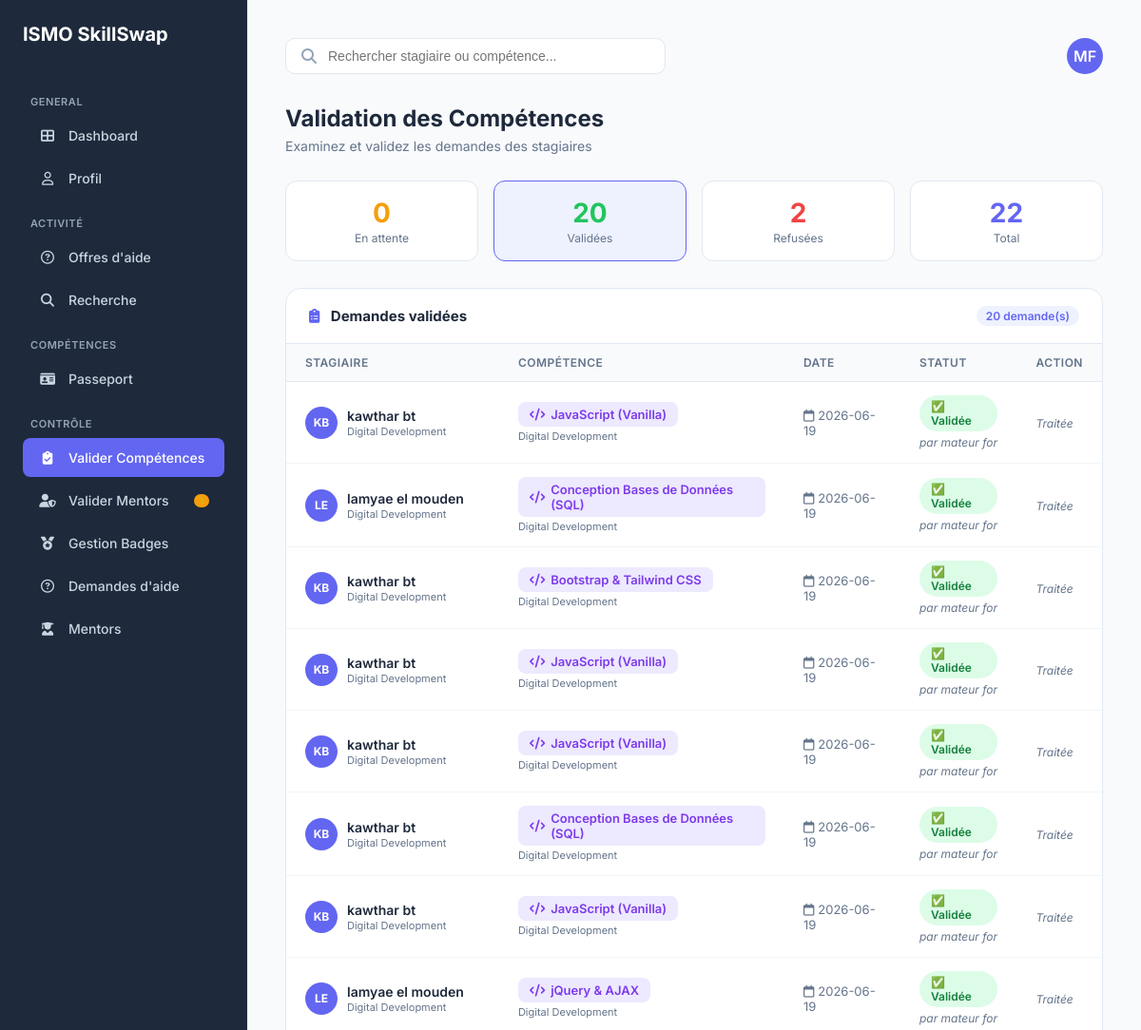
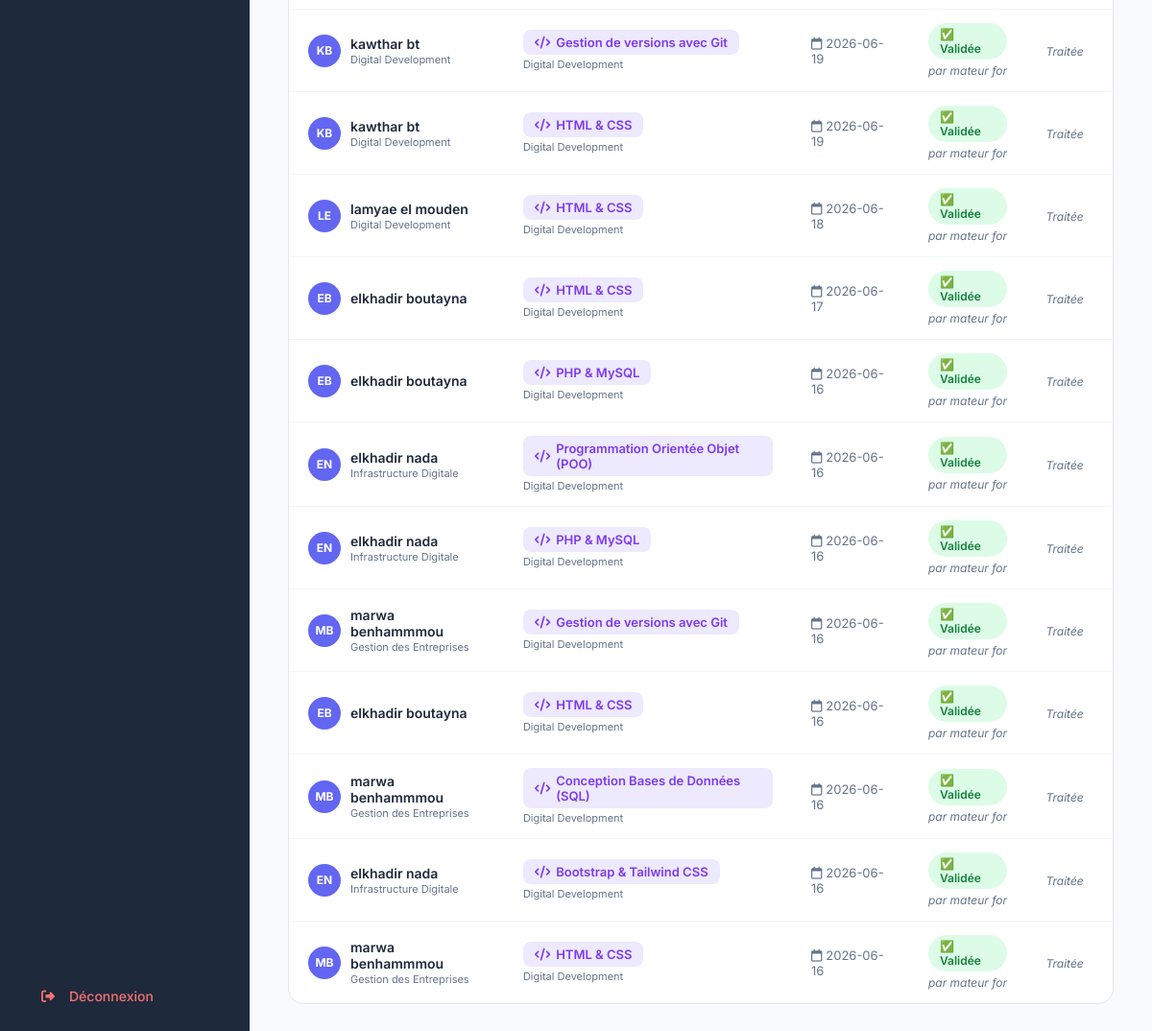
Page /validation_competence.php?filter=valide (signed in) on the committed database (2 pictures, top to bottom).
### tables this page shows
CREATE TABLE `utilisateur` (
  `id_utilisateur` int NOT NULL,
  `nom_uti` varchar(50) DEFAULT NULL,
  `prenom_uti` varchar(50) DEFAULT NULL,
  `email_uti` varchar(100) DEFAULT NULL,
  `pwd_uti` varchar(255) DEFAULT NULL,
  `role` enum('stagiaire','formateur','admin') DEFAULT NULL,
  `photo` varchar(255) DEFAULT 'default.png',
  `is_verified` tinyint(1) DEFAULT '0'
);

CREATE TABLE `validation` (
  `id_validation` int NOT NULL,
  `date_validation` date DEFAULT NULL,
  `etat_validation` enum('en_attente','valide','refuse') DEFAULT 'en_attente',
  `id_comp` int DEFAULT NULL,
  `id_stagiaire` int DEFAULT NULL,
  `id_formateur` int DEFAULT NULL,
  `commentaire_refus` text
);

CREATE TABLE `stagiaire` (
  `id_utilisateur` int NOT NULL,
  `cef` varchar(50) DEFAULT NULL,
  `filiere` varchar(50) DEFAULT NULL,
  `score_global` int DEFAULT '0',
  `disponibilite` tinyint(1) DEFAULT '1',
  `id_passeport` int DEFAULT NULL
);

CREATE TABLE `competence` (
  `id_comp` int NOT NULL,
  `nom_comp` varchar(100) DEFAULT NULL,
  `categorie` varchar(50) DEFAULT NULL
);

### validation_competence.php (the view, shortened to what this page needs)
<?php
$user_role = $_SESSION['user_role'];
require_once 'config.php';
$statMentorsPend= $pdo->query("SELECT COUNT(*) FROM demande_mentorat WHERE statut = 'en_attente' AND (message_demande IS NULL OR message_demande = '')")->fetchColumn();
$userId   = $_SESSION['user_id'];
$userRole = $_SESSION['user_role'];
$queryUser = $pdo->prepare("SELECT prenom_uti, nom_uti FROM utilisateur WHERE id_utilisateur = :id");
$queryUser->execute(['id' => $userId]);
$user     = $queryUser->fetch();
$initials = $user ? strtoupper(substr($user['prenom_uti'], 0, 1) . substr($user['nom_uti'], 0, 1)) : "FO";
$dashboard_link = $userRole === 'formateur' ? "dashboard_formateur.php" : "dashboard_admin.php";
$filter = $_GET['filter'] ?? 'en_attente';
$whereClause = $filter !== 'tous' ? "WHERE v.etat_validation = :etat" : "WHERE 1=1";
$params = $filter !== 'tous' ? ['etat' => $filter] : [];
$stmt = $pdo->prepare(
    "SELECT v.id_validation, v.etat_validation, v.date_validation,
            c.nom_comp, c.categorie,
            u.prenom_uti, u.nom_uti, u.id_utilisateur AS id_stagiaire,
            s.filiere,
            f.prenom_uti AS formateur_prenom, f.nom_uti AS formateur_nom
     FROM validation v
     JOIN competence c  ON v.id_comp       = c.id_comp
     JOIN utilisateur u ON v.id_stagiaire  = u.id_utilisateur
     JOIN stagiaire s   ON v.id_stagiaire  = s.id_utilisateur
     LEFT JOIN utilisateur f ON v.id_formateur = f.id_utilisateur
     $whereClause
     ORDER BY v.date_validation DESC"
);
$stmt->execute($params);
$demandes = $stmt->fetchAll(PDO::FETCH_ASSOC);
$stmtStats = $pdo->query("SELECT etat_validation, COUNT(*) as nb FROM validation GROUP BY etat_validation");
$stats_raw = $stmtStats->fetchAll(PDO::FETCH_ASSOC);
$stats = ['en_attente' => 0, 'valide' => 0, 'refuse' => 0];
foreach ($stats_raw as $s) { $stats[$s['etat_validation']] = $s['nb']; }
?>
<!DOCTYPE html>
<html lang="fr">
<head>
    <link rel="stylesheet" href="https://cdnjs.cloudflare.com/ajax/libs/font-awesome/6.4.0/css/all.min.css">
</head>
<body>
<aside class="sidebar">
    <h1>ISMO SkillSwap</h1>
    <p class="menu-title">GENERAL</p>
    <nav>
        <a href="<?php echo $dashboard_link; ?>" class="menu-item"><i class="fas fa-th-large"></i> <span>Dashboard</span></a>
        <a href="profil.php" class="menu-item "><i class="far fa-user"></i> <span>Profil</span></a>
        <?php if (in_array($user_role, ['stagiaire', 'formateur'])): ?>
        <p class="menu-title">ACTIVITÉ</p>
        <a href="demandes_aide.php" class="menu-item"><i class="far fa-question-circle"></i>
            <span><?php echo $user_role === 'formateur' ? "Offres d'aide" : "Demandes d'aide"; ?></span>
        </a>
        <a href="recherche.php" class="menu-item"><i class="fas fa-search"></i> <span>Recherche</span></a>
        <p class="menu-title">COMPÉTENCES</p>
        <a href="passport.php"   class="menu-item"><i class="fas fa-id-card"></i> <span>Passeport</span></a>
        <?php endif; ?>
        <?php if (in_array($user_role, ['admin', 'formateur'])): ?>
        <p class="menu-title">CONTRÔLE</p>
        <a href="validation_competence.php" class="menu-item active"><i class="fas fa-clipboard-check"></i> <span>Valider Compétences</span>
        </a>
        <a href="validation_mentors.php"    class="menu-item"><i class="fas fa-user-shield"></i>     <span>Valider Mentors </span>
            <?php if ($statMentorsPend > 0): ?><span class="notif-dot"><?php echo $statMentorsPend; ?></span><?php endif; ?>
        </a>        <a href="gestion_badges.php" class="menu-item"><i class="fas fa-medal"></i>            <span>Gestion Badges</span></a>
        <a href="demandes_aide.php"  class="menu-item"><i class="far fa-question-circle"></i>  <span>Demandes d'aide</span></a>
        <a href="Mentors.php" class="menu-item"><i class="fas fa-user-graduate"></i>    <span>Mentors</span></a>
        <?php endif; ?>
    </nav>
    <div style="margin-top:auto;">
        <a href="logout.php" class="menu-item" style="color:#f87171;"><i class="fas fa-sign-out-alt"></i> <span>Déconnexion</span></a>
    </div>
</aside>
<main class="main">
    <header>
        <div class="search-box">
            <i class="fas fa-search" style="color:#94a3b8;"></i>
            <input type="text" id="searchInput" placeholder="Rechercher stagiaire ou compétence...">
        </div>
        <a href="profil.php" class="avatar-top"><?php echo $initials; ?></a>
    </header>
    <h1 class="page-title">Validation des Compétences</h1>
    <p class="page-sub">Examinez et validez les demandes des stagiaires</p>
    <div class="stats-bar">
        <a href="?filter=en_attente" class="stat-box <?php echo $filter === 'en_attente' ? 'active-filter' : ''; ?>">
            <div class="stat-num pending"><?php echo $stats['en_attente']; ?></div>
            <div class="stat-label">En attente</div>
        </a>
        <a href="?filter=valide" class="stat-box <?php echo $filter === 'valide' ? 'active-filter' : ''; ?>">
            <div class="stat-num valide"><?php echo $stats['valide']; ?></div>
            <div class="stat-label">Validées</div>
        </a>
        <a href="?filter=refuse" class="stat-box <?php echo $filter === 'refuse' ? 'active-filter' : ''; ?>">
            <div class="stat-num refuse"><?php echo $stats['refuse']; ?></div>
            <div class="stat-label">Refusées</div>
        </a>
        <a href="?filter=tous" class="stat-box <?php echo $filter === 'tous' ? 'active-filter' : ''; ?>">
            <div class="stat-num tous"><?php echo array_sum($stats); ?></div>
            <div class="stat-label">Total</div>
        </a>
    </div>
    <div class="table-card">
        <div class="table-header">
            <h3><i class="fas fa-clipboard-list" style="margin-right:8px; color:var(--primary);"></i>
                <?php
                $labels = ['en_attente' => 'Demandes en attente', 'valide' => 'Demandes validées', 'refuse' => 'Demandes refusées', 'tous' => 'Toutes les demandes'];
                echo $labels[$filter];
                ?>
            </h3>
            <span class="count-badge"><?php echo count($demandes); ?> demande(s)</span>
        </div>
        <?php if (empty($demandes)): ?>
            <div class="empty-state">
                <i class="fas fa-clipboard-check"></i>
                <p>Aucune demande <?php echo $filter !== 'tous' ? '"' . $filter . '"' : ''; ?> pour le moment.</p>
            </div>
        <?php else: ?>
        <table id="demandesTable">
            <thead>
                <tr>
                    <th>Stagiaire</th>
                    <th>Compétence</th>
                    <th>Date</th>
                    <th>Statut</th>
                    <th>Action</th>
                </tr>
            </thead>
            <tbody>
                <?php foreach ($demandes as $d):
                    $etat = $d['etat_validation'];
                    $stagInitials = strtoupper(substr($d['prenom_uti'], 0, 1) . substr($d['nom_uti'], 0, 1));
                    $etatLabels = ['en_attente' => '⏳ En attente', 'valide' => '✅ Validée', 'refuse' => '❌ Refusée'];
                ?>
                <tr class="demande-row"
                    data-name="<?php echo strtolower($d['prenom_uti'] . ' ' . $d['nom_uti']); ?>"
                    data-comp="<?php echo strtolower($d['nom_comp']); ?>">
                    <td>
                        <div class="stagiaire-info">
                            <div class="avatar-sm"><?php echo $stagInitials; ?></div>
                            <div>
                                <div class="stag-name"><?php echo htmlspecialchars($d['prenom_uti'] . ' ' . $d['nom_uti']); ?></div>
                                <div class="stag-filiere"><?php echo htmlspecialchars($d['filiere'] ?? ''); ?></div>
                            </div>
                        </div>
                    </td>
                    <td>
                        <span class="comp-badge"><i class="fas fa-code"></i><?php echo htmlspecialchars($d['nom_comp']); ?></span>
                        <div class="cat-text"><?php echo htmlspecialchars($d['categorie'] ?? ''); ?></div>
                    </td>
                    <td style="color:var(--text-muted); font-size:13px;">
                        <i class="far fa-calendar" style="margin-right:4px;"></i><?php echo $d['date_validation']; ?>
                    </td>
                    <td>
                        <span class="etat-badge etat-<?php echo $etat; ?>"><?php echo $etatLabels[$etat] ?? $etat; ?></span>
                        <?php if (!empty($d['formateur_prenom'])): ?>
                            <div class="formateur-text" style="margin-top:4px;">
                                par <?php echo htmlspecialchars($d['formateur_prenom'] . ' ' . $d['formateur_nom']); ?>
                            </div>
                        <?php endif; ?>
                    </td>
                    <td>
                        <?php if ($etat === 'en_attente'): ?>
                        <div class="actions">
                            <form method="POST" style="margin:0;">
                                <input type="hidden" name="id_validation" value="<?php echo (int)$d['id_validation']; ?>">
                                <input type="hidden" name="action"        value="valide">
                                <button type="submit" class="btn-valide" onclick="return confirm('Valider cette compétence ?')">
                                    <i class="fas fa-check"></i> Valider
                                </button>
                            </form>
                            <form method="POST" style="margin:0;">
                                <input type="hidden" name="id_validation" value="<?php echo (int)$d['id_validation']; ?>">
                                <input type="hidden" name="action"        value="refuse">
                                <button type="submit" class="btn-refuse" onclick="return confirm('Refuser cette demande ?')">
                                    <i class="fas fa-times"></i> Refuser
                                </button>
                            </form>
                        </div>
                        <?php else: ?>
                            <span style="font-size:12px; color:var(--text-muted); font-style:italic;">Traitée</span>
                        <?php endif; ?>
                    </td>
                </tr>
                <?php endforeach; ?>
            </tbody>
        </table>
        <?php endif; ?>
    </div>
</main>
</body>
</html>

### rows in the picture
utilisateur: initials "MF"
validation: utilisateur.prenom_uti+nom_uti "KB", utilisateur.prenom_uti+nom_uti "kawthar bt", id_stagiaire.filiere "Digital Development", id_comp.nom_comp "JavaScript (Vanilla)", id_comp.categorie "Digital Development", date_validation "2026-06-19", etat_validation "✅ Validée", utilisateur.prenom_uti+nom_uti "mateur for", shows "Traitée"
validation: utilisateur.prenom_uti+nom_uti "LE", utilisateur.prenom_uti+nom_uti "lamyae el mouden", id_stagiaire.filiere "Digital Development", id_comp.nom_comp "Conception Bases de Données (SQL)", id_comp.categorie "Digital Development", date_validation "2026-06-19", etat_validation "✅ Validée", utilisateur.prenom_uti+nom_uti "mateur for", shows "Traitée"
validation: utilisateur.prenom_uti+nom_uti "KB", utilisateur.prenom_uti+nom_uti "kawthar bt", id_stagiaire.filiere "Digital Development", id_comp.nom_comp "Bootstrap & Tailwind CSS", id_comp.categorie "Digital Development", date_validation "2026-06-19", etat_validation "✅ Validée", utilisateur.prenom_uti+nom_uti "mateur for", shows "Traitée"
validation: utilisateur.prenom_uti+nom_uti "KB", utilisateur.prenom_uti+nom_uti "kawthar bt", id_stagiaire.filiere "Digital Development", id_comp.nom_comp "JavaScript (Vanilla)", id_comp.categorie "Digital Development", date_validation "2026-06-19", etat_validation "✅ Validée", utilisateur.prenom_uti+nom_uti "mateur for", shows "Traitée"
validation: utilisateur.prenom_uti+nom_uti "KB", utilisateur.prenom_uti+nom_uti "kawthar bt", id_stagiaire.filiere "Digital Development", id_comp.nom_comp "JavaScript (Vanilla)", id_comp.categorie "Digital Development", date_validation "2026-06-19", etat_validation "✅ Validée", utilisateur.prenom_uti+nom_uti "mateur for", shows "Traitée"
validation: utilisateur.prenom_uti+nom_uti "KB", utilisateur.prenom_uti+nom_uti "kawthar bt", id_stagiaire.filiere "Digital Development", id_comp.nom_comp "Conception Bases de Données (SQL)", id_comp.categorie "Digital Development", date_validation "2026-06-19", etat_validation "✅ Validée", utilisateur.prenom_uti+nom_uti "mateur for", shows "Traitée"
validation: utilisateur.prenom_uti+nom_uti "KB", utilisateur.prenom_uti+nom_uti "kawthar bt", id_stagiaire.filiere "Digital Development", id_comp.nom_comp "JavaScript (Vanilla)", id_comp.categorie "Digital Development", date_validation "2026-06-19", etat_validation "✅ Validée", utilisateur.prenom_uti+nom_uti "mateur for", shows "Traitée"
validation: utilisateur.prenom_uti+nom_uti "LE", utilisateur.prenom_uti+nom_uti "lamyae el mouden", id_stagiaire.filiere "Digital Development", id_comp.nom_comp "jQuery & AJAX", id_comp.categorie "Digital Development", date_validation "2026-06-19", etat_validation "✅ Validée", utilisateur.prenom_uti+nom_uti "mateur for", shows "Traitée"
validation: utilisateur.prenom_uti+nom_uti "KB", utilisateur.prenom_uti+nom_uti "kawthar bt", id_stagiaire.filiere "Digital Development", id_comp.nom_comp "Gestion de versions avec Git", id_comp.categorie "Digital Development", date_validation "2026-06-19", etat_validation "✅ Validée", utilisateur.prenom_uti+nom_uti "mateur for", shows "Traitée"
validation: utilisateur.prenom_uti+nom_uti "KB", utilisateur.prenom_uti+nom_uti "kawthar bt", id_stagiaire.filiere "Digital Development", id_comp.nom_comp "HTML & CSS", id_comp.categorie "Digital Development", date_validation "2026-06-19", etat_validation "✅ Validée", utilisateur.prenom_uti+nom_uti "mateur for", shows "Traitée"
validation: utilisateur.prenom_uti+nom_uti "LE", utilisateur.prenom_uti+nom_uti "lamyae el mouden", id_stagiaire.filiere "Digital Development", id_comp.nom_comp "HTML & CSS", id_comp.categorie "Digital Development", date_validation "2026-06-18", etat_validation "✅ Validée", utilisateur.prenom_uti+nom_uti "mateur for", shows "Traitée"
validation: utilisateur.prenom_uti+nom_uti "EB", utilisateur.prenom_uti+nom_uti "elkhadir boutayna", id_comp.nom_comp "HTML & CSS", id_comp.categorie "Digital Development", date_validation "2026-06-17", etat_validation "✅ Validée", utilisateur.prenom_uti+nom_uti "mateur for", shows "Traitée"
validation: utilisateur.prenom_uti+nom_uti "EB", utilisateur.prenom_uti+nom_uti "elkhadir boutayna", id_comp.nom_comp "PHP & MySQL", id_comp.categorie "Digital Development", date_validation "2026-06-16", etat_validation "✅ Validée", utilisateur.prenom_uti+nom_uti "mateur for", shows "Traitée"
validation: utilisateur.prenom_uti+nom_uti "EN", utilisateur.prenom_uti+nom_uti "elkhadir nada", id_stagiaire.filiere "Infrastructure Digitale", id_comp.nom_comp "Programmation Orientée Objet (POO)", id_comp.categorie "Digital Development", date_validation "2026-06-16", etat_validation "✅ Validée", utilisateur.prenom_uti+nom_uti "mateur for", shows "Traitée"
validation: utilisateur.prenom_uti+nom_uti "EN", utilisateur.prenom_uti+nom_uti "elkhadir nada", id_stagiaire.filiere "Infrastructure Digitale", id_comp.nom_comp "PHP & MySQL", id_comp.categorie "Digital Development", date_validation "2026-06-16", etat_validation "✅ Validée", utilisateur.prenom_uti+nom_uti "mateur for", shows "Traitée"
validation: utilisateur.prenom_uti+nom_uti "MB", utilisateur.prenom_uti+nom_uti "marwa benhammmou", id_stagiaire.filiere "Gestion des Entreprises", id_comp.nom_comp "Gestion de versions avec Git", id_comp.categorie "Digital Development", date_validation "2026-06-16", etat_validation "✅ Validée", utilisateur.prenom_uti+nom_uti "mateur for", shows "Traitée"
validation: utilisateur.prenom_uti+nom_uti "EB", utilisateur.prenom_uti+nom_uti "elkhadir boutayna", id_comp.nom_comp "HTML & CSS", id_comp.categorie "Digital Development", date_validation "2026-06-16", etat_validation "✅ Validée", utilisateur.prenom_uti+nom_uti "mateur for", shows "Traitée"
validation: utilisateur.prenom_uti+nom_uti "MB", utilisateur.prenom_uti+nom_uti "marwa benhammmou", id_stagiaire.filiere "Gestion des Entreprises", id_comp.nom_comp "Conception Bases de Données (SQL)", id_comp.categorie "Digital Development", date_validation "2026-06-16", etat_validation "✅ Validée", utilisateur.prenom_uti+nom_uti "mateur for", shows "Traitée"
validation: utilisateur.prenom_uti+nom_uti "EN", utilisateur.prenom_uti+nom_uti "elkhadir nada", id_stagiaire.filiere "Infrastructure Digitale", id_comp.nom_comp "Bootstrap & Tailwind CSS", id_comp.categorie "Digital Development", date_validation "2026-06-16", etat_validation "✅ Validée", utilisateur.prenom_uti+nom_uti "mateur for", shows "Traitée"
validation: utilisateur.prenom_uti+nom_uti "MB", utilisateur.prenom_uti+nom_uti "marwa benhammmou", id_stagiaire.filiere "Gestion des Entreprises", id_comp.nom_comp "HTML & CSS", id_comp.categorie "Digital Development", date_validation "2026-06-16", etat_validation "✅ Validée", utilisateur.prenom_uti+nom_uti "mateur for", shows "Traitée"

### other values in the picture
$statMentorsPend "1"
$stats['en_attente'] "0"
$stats['valide'] "20"
$stats['refuse'] "2"
array_sum($stats) "22"
$labels[$filter] "Demandes validées"
count($demandes) "20"
